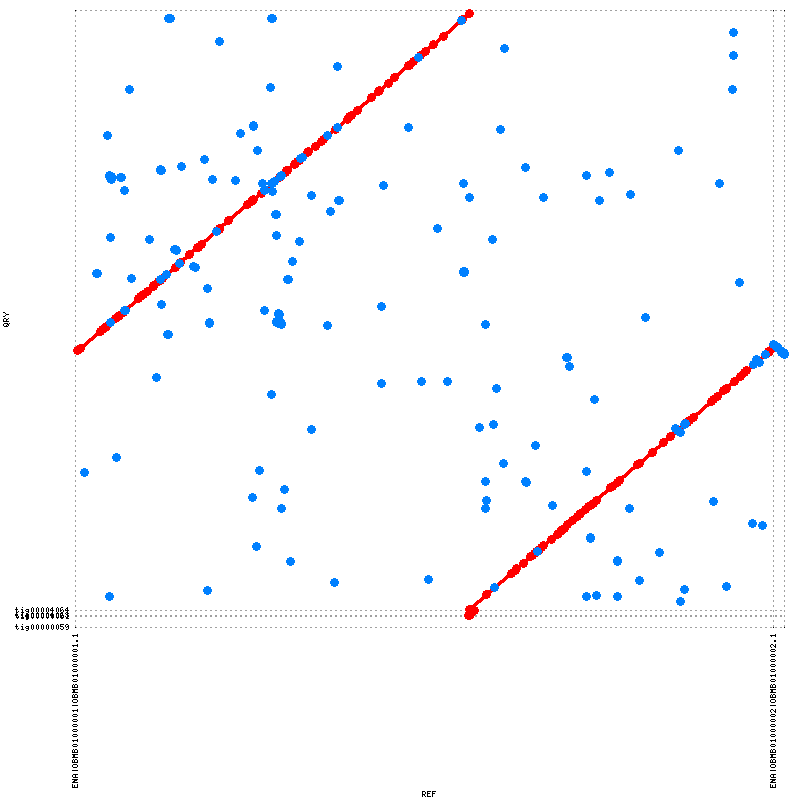

Generate this figure with gnuplot:
set terminal png tiny size 800,800
set output "lferriphilum_png.png"
set xtics rotate ( \
 "ENA|OBMB01000001|OBMB01000001.1" 1, \
 "ENA|OBMB01000002|OBMB01000002.1" 2569357, \
 "" 2610531 \
)
set ytics ( \
 "tig00000059" 1, \
 "tig00000061" 48946, \
 "tig00004063" 51542, \
 "tig00004064" 72684, \
 "" 2636043 \
)
set size 1,1
set grid
unset key
set border 0
set tics scale 0
set xlabel "REF"
set ylabel "QRY"
set format "%.0f"
set mouse format "%.0f"
set mouse mouseformat "[%.0f, %.0f]"
set mouse clipboardformat "[%.0f, %.0f]"
set xrange [1:2610531]
set yrange [1:2636043]
set style line 1  lt 1 lw 3 pt 6 ps 1
set style line 2  lt 3 lw 3 pt 6 ps 1
set style line 3  lt 2 lw 3 pt 6 ps 1
plot \
 "lferriphilum_png.fplot" title "FWD" w lp ls 1, \
 "lferriphilum_png.rplot" title "REV" w lp ls 2
